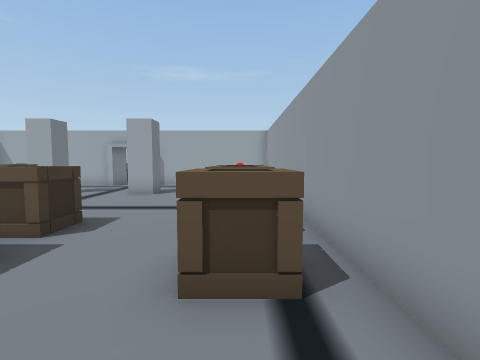
View 1 (above)

24 first-person views from a walk through a 3-D level made in the Unity game engine. The camera is 1.3 m above the floor, tilts 4° down and sees 85° across. The floor is counted in squares, 1 m on a side. Each view is taken from the middle of a square. On the plan, view 1 faces up. The plan holds only what a view shows up to about 13 squares ahead; the rest is blank. The place goes on beyond the plan. Some animated figures are left out. Door leaves are left out, so doorways stand open.

View 2
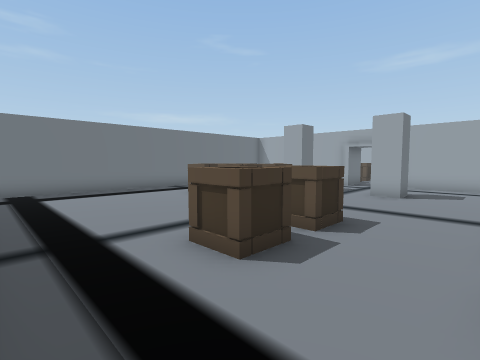

View 3
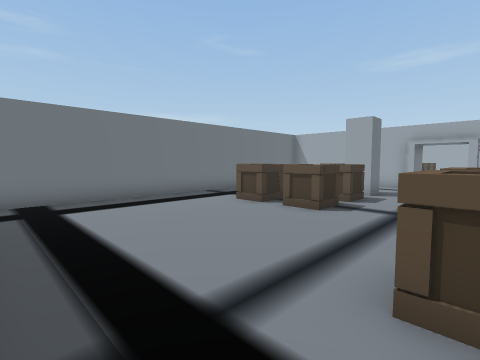

View 4
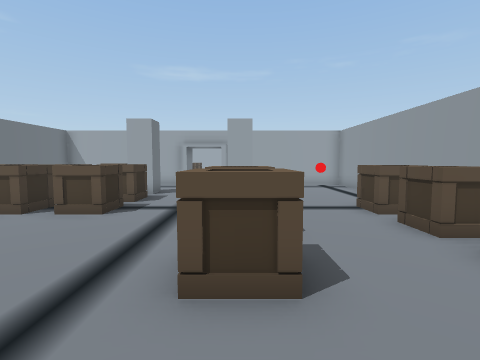

View 5
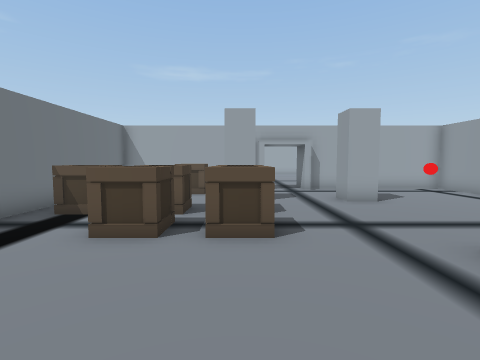

View 6
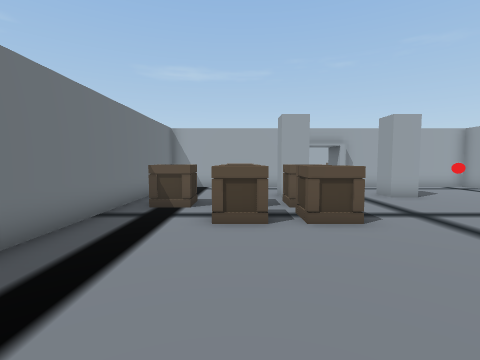

View 7
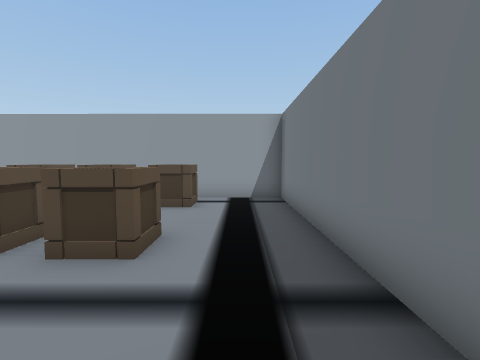

View 8
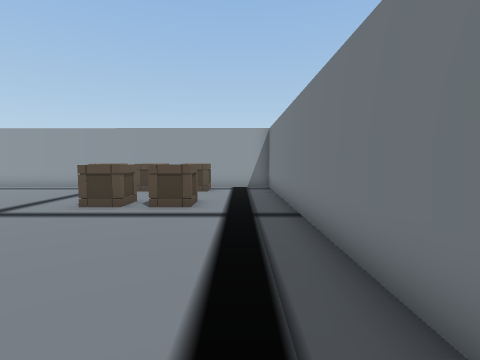

View 9
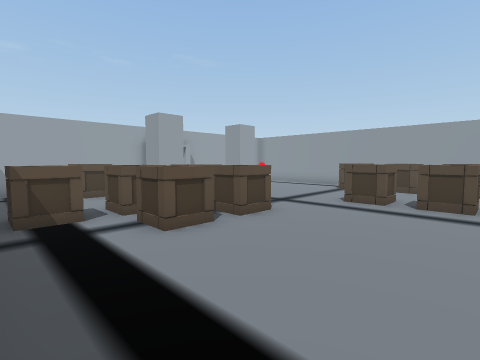

View 10
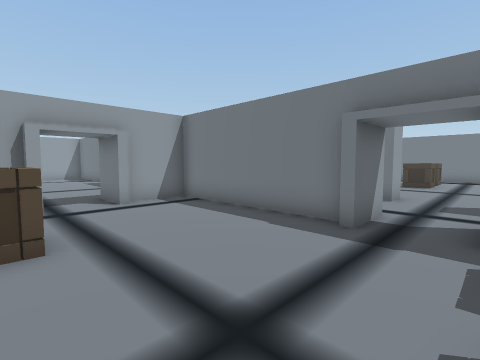

View 11
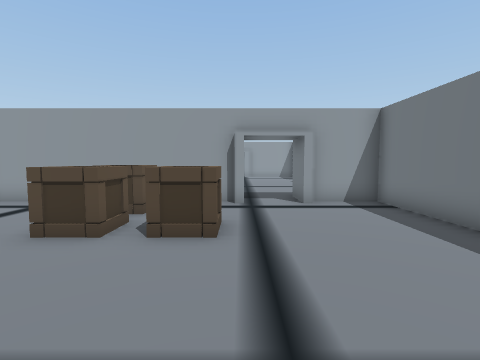

View 12
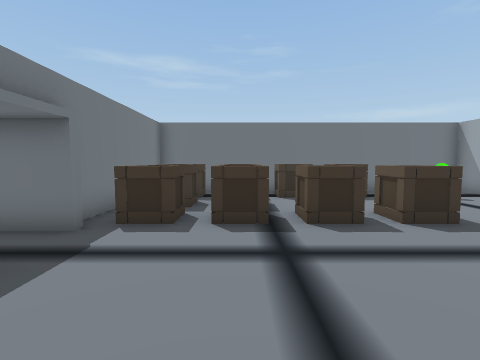

View 13
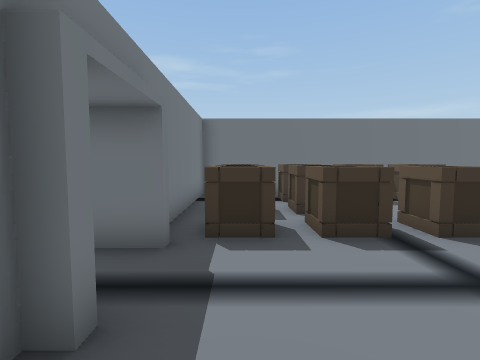

View 14
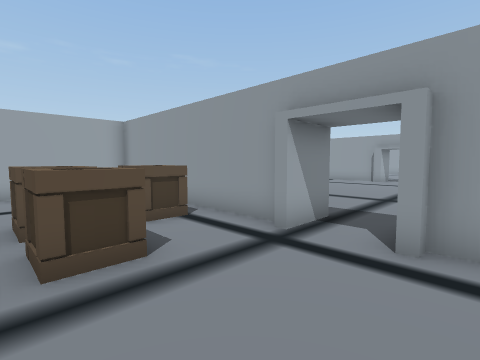

View 15
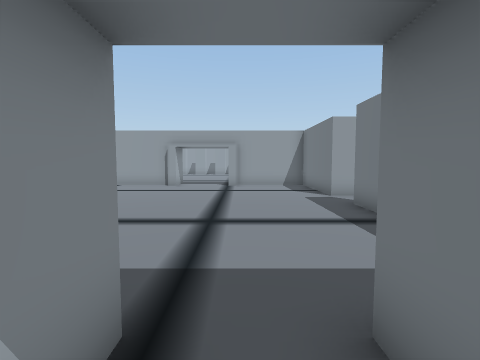

View 16
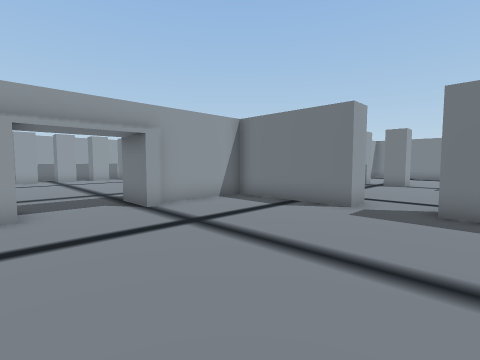

View 17
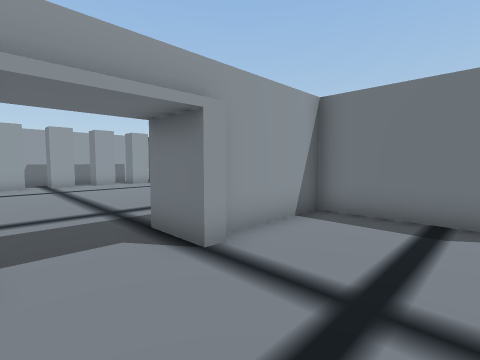

View 18
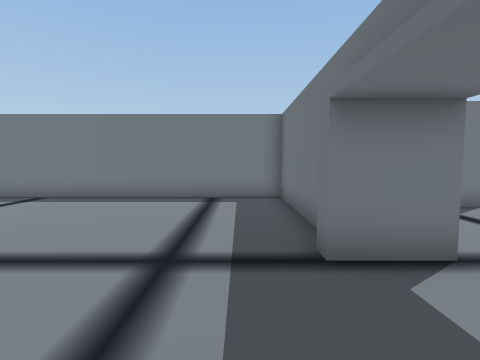

View 19
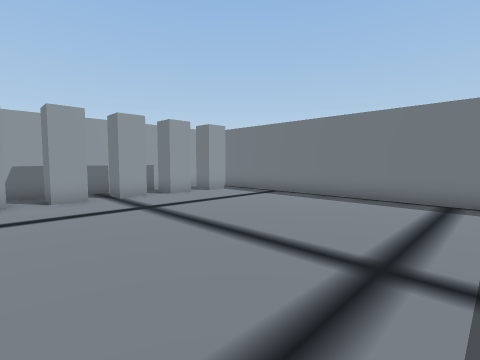

View 20
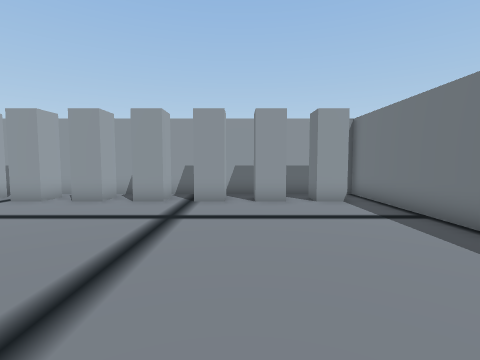

View 21
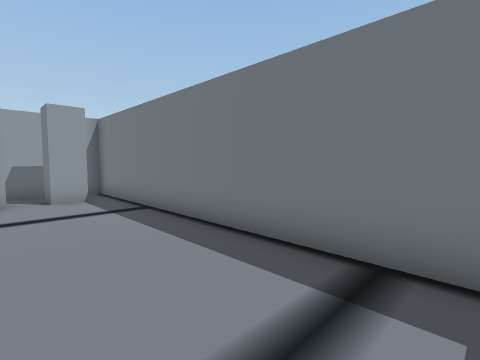

View 22
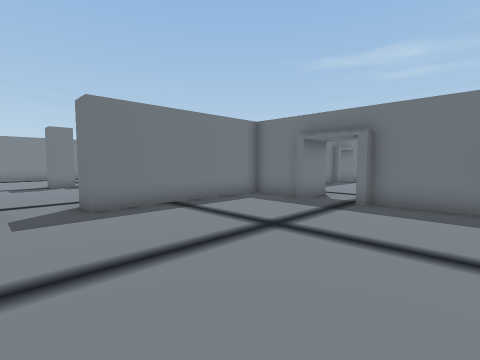

View 23
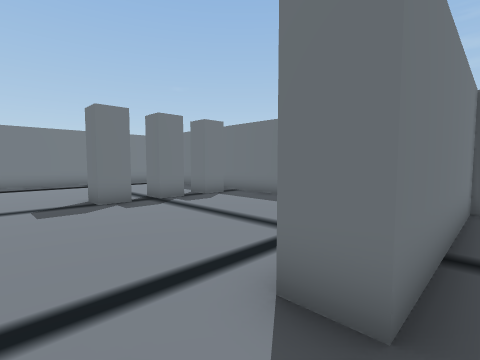

View 24
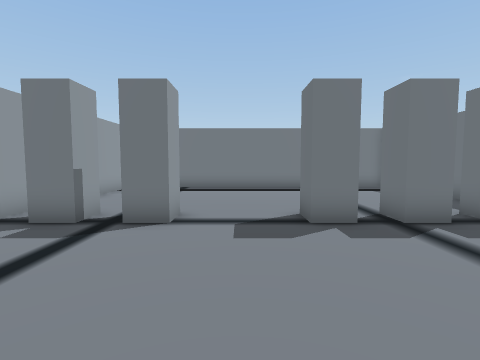

### Floor plan
Points are (right, up) in squares from view 1. A wall is a line through its corners. A room is listed if a view was taken in it or the views show most of it. See-through windows are left out.
Room 1 (views 1, 2, 3, 4, 5, 6, 7, 8, 9)
walls: (-7.1, 14.5) (-13.5, 14.5) (-13.5, 0.4); (-10.5, -0.5) (1.4, -0.5) (1.5, 14.5) (-4.8, 14.5); (-6.9, 15.9) (-6.9, 14.1) (-7.2, 14.1)
ways out: gap at (-6.2, 15.2) to room 2
objects: crate (-12, 9); crate (-10, 7); crate (-10, 9); crate (-10, 13); crate (-8, 7); crate (-8, 9); other object (-8, 11); crate (-4, 3); crate (-4, 5); other object (-4, 11); crate (0, 3); crate (0, 5); crate (0, 7); other object (0, 13)
Room 2 (views 10, 11, 12, 13, 14, 15)
walls: (-7.2, 15.9) (-6.9, 15.9); (-4.8, 15.5) (1.5, 15.5) (1.5, 17.7) (1.1, 17.7) (1.1, 18); (-5, 14.1) (-5, 15.9) (-4.6, 15.9); (1.5, 20.1) (1.5, 23.6); (-13.5, 23.5) (-13.5, 15.5) (-7.8, 15.5); (2.9, 19.9) (1.1, 19.9) (1.1, 20.2)
ways out: gap at (-6.2, 15.2) to room 1; open door at (2, 19) to room 3
objects: crate (-12, 17); crate (-12, 19); crate (-12, 21); crate (-12, 23); crate (-10, 17); crate (-10, 19); crate (-8, 17) to (-7, 17); crate (-8, 19); crate (-8, 21); crate (-8, 23); crate (-2, 21); crate (-2, 23); crate (0, 23)
Room 3 (views 16, 17, 18, 19, 20, 21, 22, 23)
walls: (16.5, 18) (16.5, 13.5) (29.5, 13.5) (29.5, 23); (11, 15.5) (15.5, 15.5) (15.5, 18.3); (2.5, 17.5) (2.5, 15.5) (9, 15.5); (2.5, 22.8) (2.5, 20.2) (2.9, 20.2); (1.1, 18) (2.9, 18) (2.9, 17.6)
ways out: open door at (2, 19) to room 2; open door at (10, 15) to room 4
objects: other object (15, 19); other object (15, 23) to (17, 23); other object (17, 19); other object (28, 15); other object (28, 17); other object (28, 19); other object (28, 21); other object (28, 23)
Room 4 (view 24)
walls: (15.5, 6.3) (15.5, 7.1); (2.5, 9.8) (2.5, 6.4); (9, -0.5) (10.4, -0.5); (15.5, 0.9) (15.5, 2.9)
ways out: open door at (10, 15) to room 3
objects: other object (4, 7); other object (6, 7); other object (8, 7); other object (12, 7); other object (14, 7)

Where each view was taken, in squares from view 1:
view 1: 0 up, 0 right, facing up
view 2: 0 up, 1 left, facing up-left
view 3: 0 up, 4 left, facing up-left
view 4: 0 up, 4 left, facing up
view 5: 2 up, 8 left, facing up
view 6: 1 up, 10 left, facing up
view 7: 1 up, 8 left, facing right
view 8: 1 up, 12 left, facing right
view 9: 2 up, 13 left, facing up-right
view 10: 21 up, 7 left, facing down-right
view 11: 20 up, 7 left, facing right
view 12: 19 up, 2 left, facing left
view 13: 17 up, 3 left, facing left
view 14: 17 up, 3 left, facing up-right
view 15: 19 up, 1 right, facing right
view 16: 23 up, 8 right, facing down-right
view 17: 22 up, 12 right, facing down-right
view 18: 23 up, 18 right, facing down
view 19: 23 up, 18 right, facing down-right
view 20: 18 up, 19 right, facing right
view 21: 17 up, 18 right, facing down-right
view 22: 23 up, 11 right, facing down-left
view 23: 16 up, 11 right, facing down-left
view 24: 13 up, 10 right, facing down
